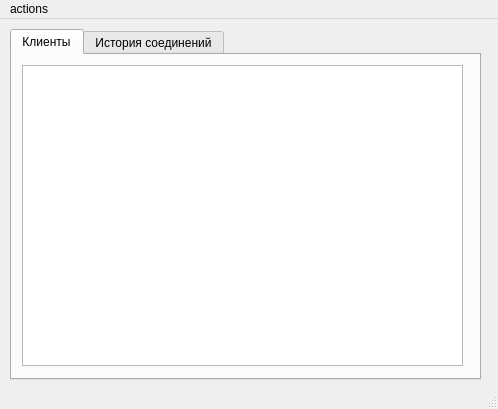
<?xml version="1.0" encoding="UTF-8"?>
<ui version="4.0">
 <class>MainWindow</class>
 <widget class="QMainWindow" name="MainWindow">
  <property name="geometry">
   <rect>
    <x>0</x>
    <y>0</y>
    <width>498</width>
    <height>409</height>
   </rect>
  </property>
  <property name="windowTitle">
   <string>Wavy Parrot Server</string>
  </property>
  <property name="windowIcon">
   <iconset>
    <normaloff>../../../../../../Downloads/icons8-parrot.png</normaloff>../../../../../../Downloads/icons8-parrot.png</iconset>
  </property>
  <widget class="QWidget" name="centralwidget">
   <widget class="QTabWidget" name="tabWidgetClients">
    <property name="geometry">
     <rect>
      <x>10</x>
      <y>10</y>
      <width>471</width>
      <height>351</height>
     </rect>
    </property>
    <property name="currentIndex">
     <number>0</number>
    </property>
    <widget class="QWidget" name="tab">
     <attribute name="title">
      <string>Клиенты</string>
     </attribute>
     <widget class="QListWidget" name="listWidgetClients">
      <property name="geometry">
       <rect>
        <x>10</x>
        <y>10</y>
        <width>441</width>
        <height>301</height>
       </rect>
      </property>
     </widget>
    </widget>
    <widget class="QWidget" name="tab_2">
     <attribute name="title">
      <string>История соединений</string>
     </attribute>
     <widget class="QListWidget" name="listWidgetHistory">
      <property name="geometry">
       <rect>
        <x>10</x>
        <y>10</y>
        <width>451</width>
        <height>311</height>
       </rect>
      </property>
     </widget>
    </widget>
   </widget>
  </widget>
  <widget class="QMenuBar" name="menubar">
   <property name="geometry">
    <rect>
     <x>0</x>
     <y>0</y>
     <width>498</width>
     <height>18</height>
    </rect>
   </property>
   <widget class="QMenu" name="menuactions">
    <property name="title">
     <string>actions</string>
    </property>
    <addaction name="actionrefresh"/>
   </widget>
   <addaction name="menuactions"/>
  </widget>
  <widget class="QStatusBar" name="statusbar"/>
  <action name="actionrefresh">
   <property name="icon">
    <iconset>
     <normaloff>../../../../../../Downloads/if_sync_126579.ico</normaloff>../../../../../../Downloads/if_sync_126579.ico</iconset>
   </property>
   <property name="text">
    <string>refresh</string>
   </property>
  </action>
 </widget>
 <resources/>
 <connections/>
</ui>
